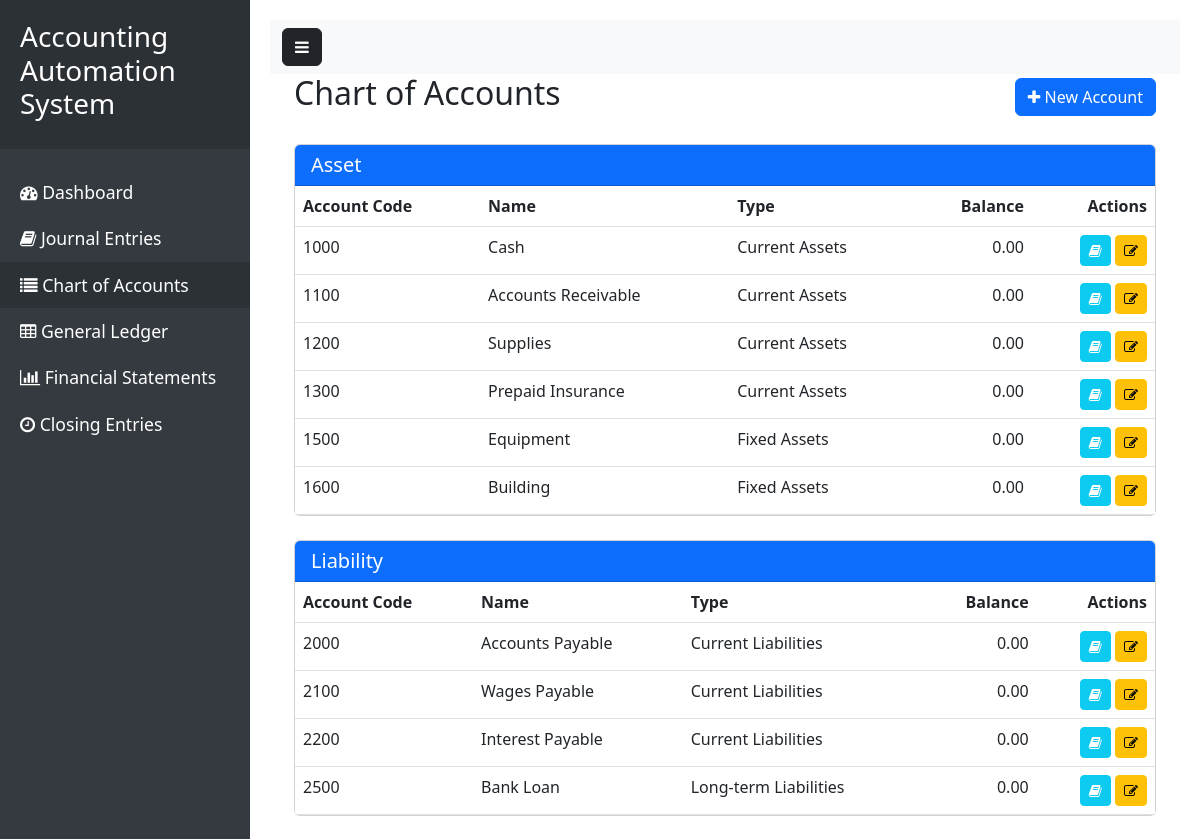
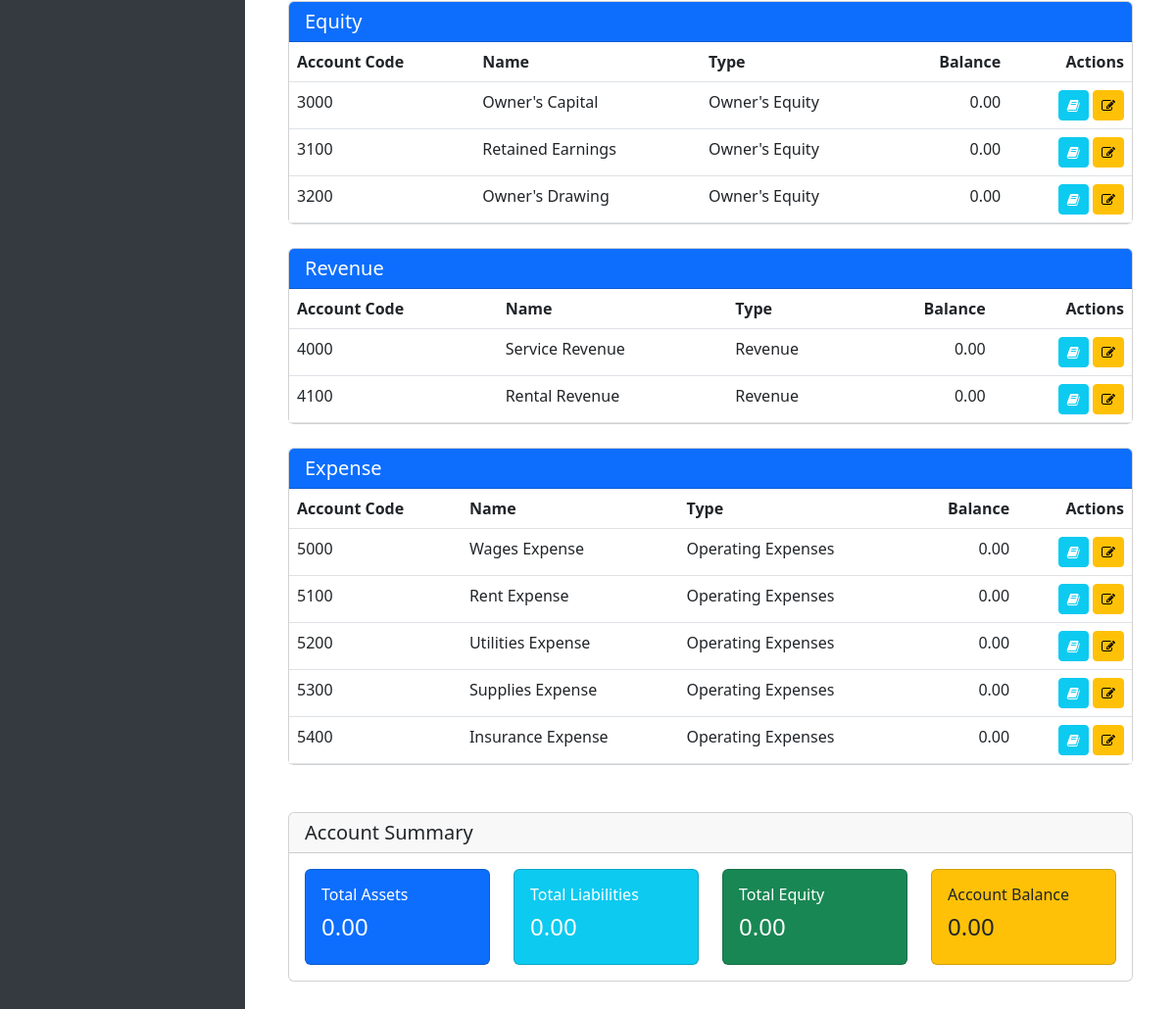
The page /Codes/Accounting-Automation/accounts on the database its author committed (2 pictures, top to bottom).
### tables this page shows
CREATE TABLE IF NOT EXISTS accounts (
    id INT PRIMARY KEY AUTO_INCREMENT,
    account_code VARCHAR(20) NOT NULL UNIQUE,
    name VARCHAR(100) NOT NULL,
    type_id INT NOT NULL,
    balance DECIMAL(15, 2) DEFAULT 0.00,
    created_at TIMESTAMP DEFAULT CURRENT_TIMESTAMP,
    FOREIGN KEY (type_id) REFERENCES account_types(id)
);

CREATE TABLE IF NOT EXISTS account_types (
    id INT PRIMARY KEY AUTO_INCREMENT,
    name VARCHAR(50) NOT NULL,
    category ENUM('Asset', 'Liability', 'Equity', 'Revenue', 'Expense') NOT NULL
);

### controllers/AccountsController.php (called while the page is built, shortened)
<?php
class AccountsController extends Controller {
    public function index() {
        try {
            $sql = "SELECT * FROM account_types ORDER BY category, name";
            $result = $this->db->query($sql);
            $accountTypes = [];
            while ($row = $result->fetch_assoc()) {
                $accountTypes[$row['id']] = $row;
            }
            $sql = "SELECT a.*, at.name as type_name, at.category
                    FROM accounts a
                    JOIN account_types at ON a.type_id = at.id
                    ORDER BY a.account_code";
            $result = $this->db->query($sql);
            $accounts = [];
            while ($row = $result->fetch_assoc()) {
                $category = $row['category'];
                if (!isset($accounts[$category])) {
                    $accounts[$category] = [];
                }
                $accounts[$category][] = $row;
            }
            $this->view('accounts/index', [
                'account_types' => $accountTypes,
                'accounts' => $accounts
            ]);
        } catch (Exception $e) {
            $this->view('accounts/index', ['error' => $e->getMessage()]);
        }
    }
}

### index.php (called while the page is built, shortened)
<?php
require_once 'core/Controller.php';
require_once 'core/Database.php';
$router = new Router();
$router->addRoute('/', 'DashboardController@index');
$router->addRoute('/journal', 'JournalController@index');
$router->addRoute('/journal/create', 'JournalController@create');
$router->addRoute('/ledger', 'LedgerController@index');
$router->addRoute('/financial-statements', 'FinancialStatementsController@index');
$router->addRoute('/financial-statements/income', 'FinancialStatementsController@incomeStatement');
$router->addRoute('/financial-statements/equity', 'FinancialStatementsController@equityStatement');
$router->addRoute('/financial-statements/balance', 'FinancialStatementsController@balanceSheet');
$router->addRoute('/closing', 'ClosingController@index');
$router->addRoute('/closing/process', 'ClosingController@process');
$router->addRoute('/accounts', 'AccountsController@index');
$router->addRoute('/accounts/create', 'AccountsController@create');
$router->addRoute('/accounts/edit/{id}', 'AccountsController@edit');
$router->dispatch();

### core/Database.php (called while the page is built, shortened)
<?php
class Database {
    private $connection;
    private static $instance = null;
    private function __construct() {
        try {
            $this->connection = new mysqli(DB_HOST, DB_USER, DB_PASS, DB_NAME);
            $this->connection->set_charset("utf8mb4");
        } catch (Exception $e) {
            die("Database connection failed: " . $e->getMessage());
        }
    }
    public static function getInstance() {
        if (self::$instance === null) {
            self::$instance = new self();
        }
        return self::$instance;
    }
    public function query($sql) {
        $result = $this->connection->query($sql);
        return $result;
    }
}

### views/accounts/index.php (the view, shortened to what this page needs)
<div class="container-fluid">
    <div class="row mb-4">
        <div class="col">
            <div class="d-flex justify-content-between align-items-center mb-4">
                <h2>Chart of Accounts</h2>
                <a href="<?php echo BASE_URL; ?>/accounts/create" class="btn btn-primary">
                    <i class="fa fa-plus"></i> New Account
                </a>
            </div>
            <div class="row">
                <?php foreach ($accounts as $category => $categoryAccounts): ?>
                <div class="col-md-12 mb-4">
                    <div class="card">
                        <div class="card-header bg-primary text-white">
                            <h5 class="card-title mb-0"><?php echo $category; ?></h5>
                        </div>
                        <div class="card-body p-0">
                            <div class="table-responsive">
                                <table class="table table-hover mb-0">
                                    <thead>
                                        <tr>
                                            <th>Account Code</th>
                                            <th>Name</th>
                                            <th>Type</th>
                                            <th class="text-end">Balance</th>
                                            <th class="text-end">Actions</th>
                                        </tr>
                                    </thead>
                                    <tbody>
                                        <?php foreach ($categoryAccounts as $account): ?>
                                        <tr>
                                            <td><?php echo $account['account_code']; ?></td>
                                            <td><?php echo $account['name']; ?></td>
                                            <td><?php echo $account['type_name']; ?></td>
                                            <td class="text-end">
                                                <?php echo number_format($account['balance'], 2); ?>
                                            </td>
                                            <td class="text-end">
                                                <a href="<?php echo BASE_URL; ?>/ledger?account_id=<?php echo $account['id']; ?>"
                                                   class="btn btn-sm btn-info text-white" title="View Ledger">
                                                    <i class="fa fa-book"></i>
                                                </a>
                                                <a href="<?php echo BASE_URL; ?>/accounts/edit/<?php echo $account['id']; ?>"
                                                   class="btn btn-sm btn-warning" title="Edit Account">
                                                    <i class="fa fa-edit"></i>
                                                </a>
                                            </td>
                                        </tr>
                                        <?php endforeach; ?>
                                    </tbody>
                                </table>
                            </div>
                        </div>
                    </div>
                </div>
                <?php endforeach; ?>
            </div>
            <div class="card mt-4">
                <div class="card-header">
                    <h5 class="mb-0">Account Summary</h5>
                </div>
                <div class="card-body">
                    <div class="row">
                        <div class="col-md-3">
                            <div class="card bg-primary text-white">
                                <div class="card-body">
                                    <h6>Total Assets</h6>
                                    <h4>
                                        <?php
                                        $totalAssets = 0;
                                        if (isset($accounts['Asset'])) {
                                            foreach ($accounts['Asset'] as $account) {
                                                $totalAssets += $account['balance'];
                                            }
                                        }
                                        echo number_format($totalAssets, 2);
                                        ?>
                                    </h4>
                                </div>
                            </div>
                        </div>
                        <div class="col-md-3">
                            <div class="card bg-info text-white">
                                <div class="card-body">
                                    <h6>Total Liabilities</h6>
                                    <h4>
                                        <?php
                                        $totalLiabilities = 0;
                                        if (isset($accounts['Liability'])) {
                                            foreach ($accounts['Liability'] as $account) {
                                                $totalLiabilities += $account['balance'];
                                            }
                                        }
                                        echo number_format($totalLiabilities, 2);
                                        ?>
                                    </h4>
                                </div>
                            </div>
                        </div>
                        <div class="col-md-3">
                            <div class="card bg-success text-white">
                                <div class="card-body">
                                    <h6>Total Equity</h6>
                                    <h4>
                                        <?php
                                        $totalEquity = 0;
                                        if (isset($accounts['Equity'])) {
                                            foreach ($accounts['Equity'] as $account) {
                                                $totalEquity += $account['balance'];
                                            }
                                        }
                                        echo number_format($totalEquity, 2);
                                        ?>
                                    </h4>
                                </div>
                            </div>
                        </div>
                        <div class="col-md-3">
                            <div class="card bg-warning">
                                <div class="card-body">
                                    <h6>Account Balance</h6>
                                    <h4>
                                        <?php
                                        $difference = $totalAssets - ($totalLiabilities + $totalEquity);
                                        echo number_format(abs($difference), 2);
                                        ?>
                                    </h4>
                                </div>
                            </div>
                        </div>
                    </div>
                </div>
            </div>
        </div>
    </div>
</div>

### rows shown on the page
accounts: account_code "1000", name "Cash", type.name "Current Assets", balance "0.00"
accounts: account_code "1100", name "Accounts Receivable", type.name "Current Assets", balance "0.00"
accounts: account_code "1200", name "Supplies", type.name "Current Assets", balance "0.00"
accounts: account_code "1300", name "Prepaid Insurance", type.name "Current Assets", balance "0.00"
accounts: account_code "1500", name "Equipment", type.name "Fixed Assets", balance "0.00"
accounts: account_code "1600", name "Building", type.name "Fixed Assets", balance "0.00"
accounts: account_code "2000", name "Accounts Payable", type.name "Current Liabilities", balance "0.00"
accounts: account_code "2100", name "Wages Payable", type.name "Current Liabilities", balance "0.00"
accounts: account_code "2200", name "Interest Payable", type.name "Current Liabilities", balance "0.00"
accounts: account_code "2500", name "Bank Loan", type.name "Long-term Liabilities", balance "0.00"
accounts: account_code "3000", name "Owner's Capital", type.name "Owner's Equity", balance "0.00"
accounts: account_code "3100", name "Retained Earnings", type.name "Owner's Equity", balance "0.00"
accounts: account_code "3200", name "Owner's Drawing", type.name "Owner's Equity", balance "0.00"
accounts: account_code "4000", name "Service Revenue", type.name "Revenue", balance "0.00"
accounts: account_code "4100", name "Rental Revenue", type.name "Revenue", balance "0.00"
accounts: type.category "Expense", account_code "5400", name "Insurance Expense", type.name "Operating Expenses", balance "0.00"
accounts: account_code "5000", name "Wages Expense", type.name "Operating Expenses", balance "0.00"
accounts: account_code "5100", name "Rent Expense", type.name "Operating Expenses", balance "0.00"
accounts: account_code "5200", name "Utilities Expense", type.name "Operating Expenses", balance "0.00"
accounts: account_code "5300", name "Supplies Expense", type.name "Operating Expenses", balance "0.00"

### other values the page prints
APP_NAME "Accounting Automation System"
$category "Asset"
$category "Liability"
$category "Equity"
$category "Revenue"
$totalAssets "0.00"
$totalLiabilities "0.00"
$totalEquity "0.00"
abs($difference) "0.00"
